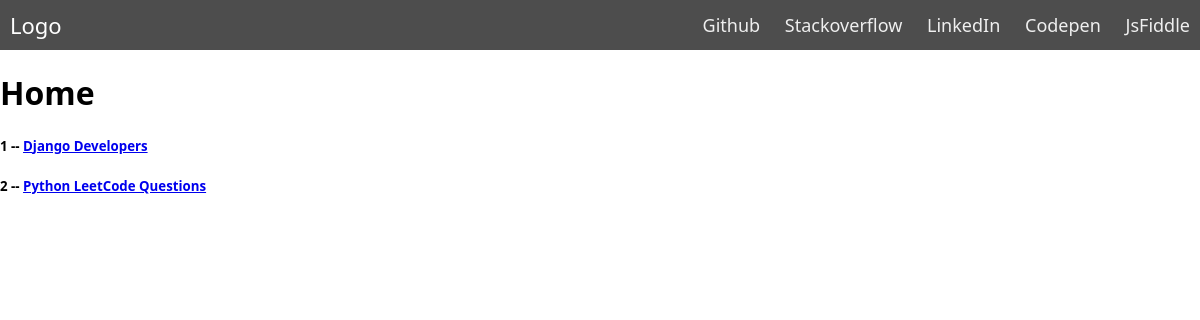
The page / on the database its author committed.
### base/models.py (models this page shows, shortened)
class Room(models.Model):
    host = models.ForeignKey(User, on_delete=models.SET_NULL, null=True)
    topic = models.ForeignKey(Topic, on_delete=models.SET_NULL, null=True)
    name = models.CharField(max_length=200)
    description = models.TextField(null=True, blank=True)
    udated = models.DateTimeField(auto_now=True)
    created = models.DateTimeField(auto_now_add=True)

### base/views.py (the view)
# urls.py: path('', views.home, name='home'),
def home(request):
    rooms = Room.objects.all()
    context = {'rooms':rooms}
    return render(request, 'base/home.html', context)

### base/templates/base/home.html
{% include 'main.html' %} {% block content %}
<h1>Home</h1>
{% for room in rooms %}
<div class="room">
  <h5>{{room.id}} -- <a href="{% url 'room' room.id %}">{{room.name}}</a></h5>
</div>
{% endfor %} {% endblock content %}

### templates/main.html (style rules this page uses)
* { box-sizing: border-box; }
body { margin: 0px; font-family: "segoe ui"; }

### rows shown on the page
Room: id "1", name "Django Developers"
Room: id "2", name "Python LeetCode Questions"
